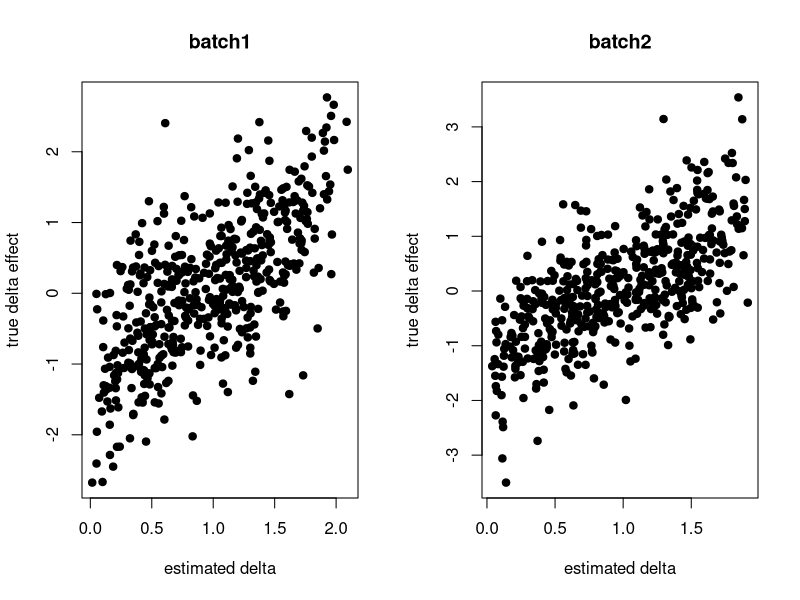
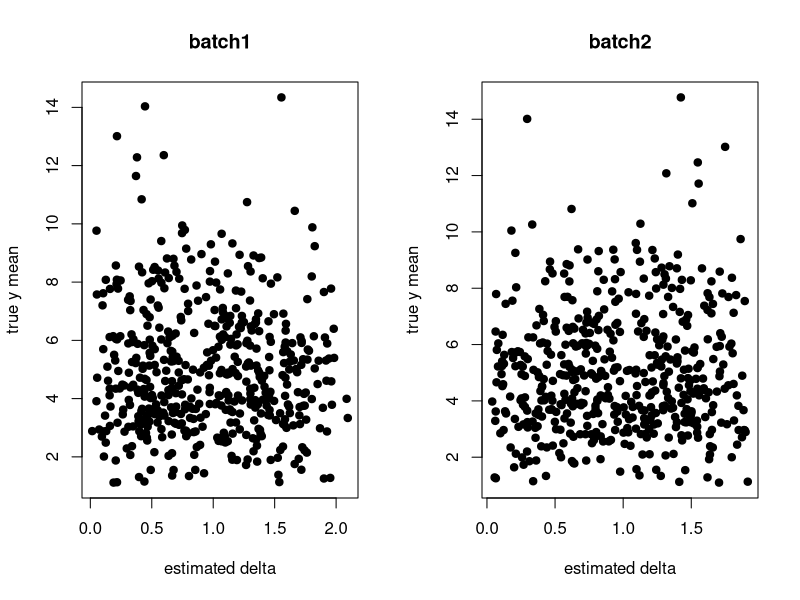
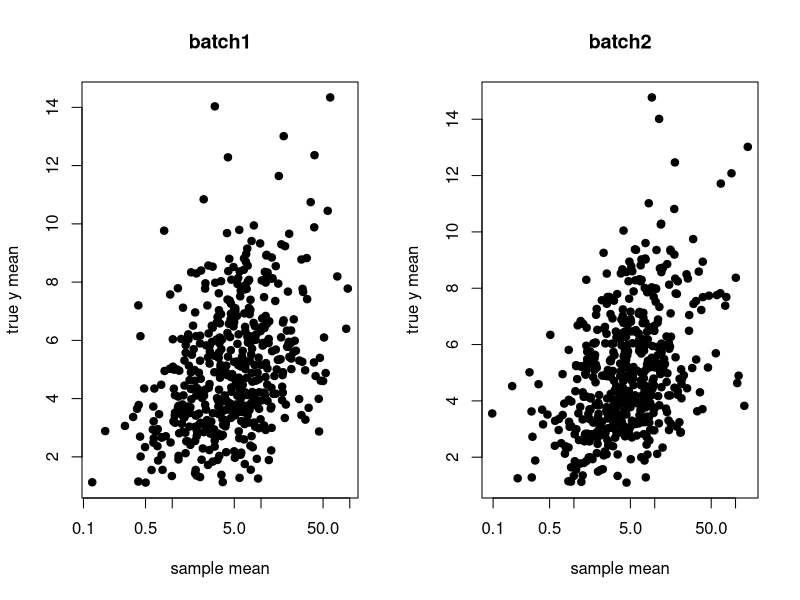
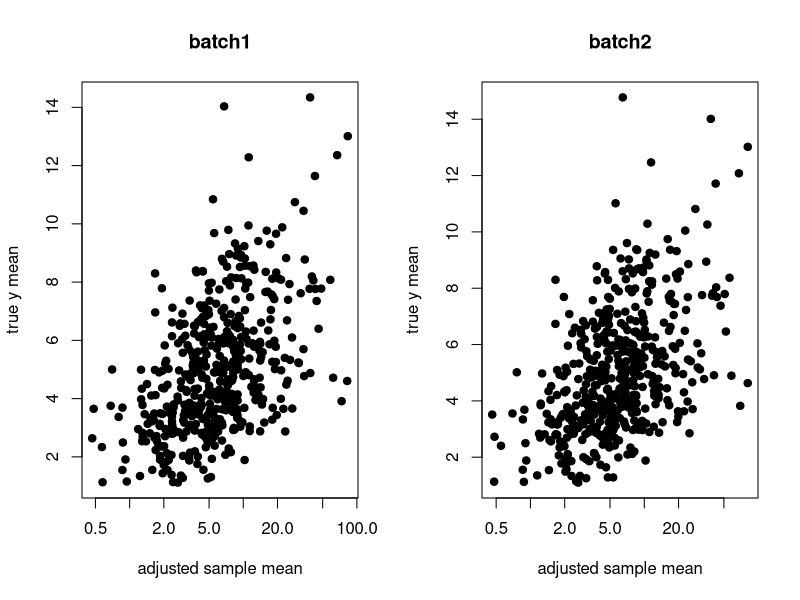
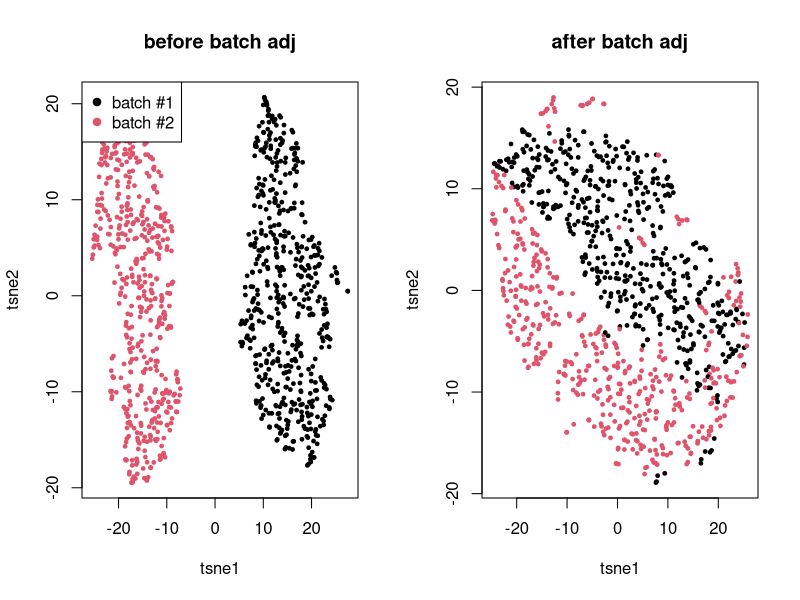

The R source for these figures, in order:
## ---- chunk 1
library(pheatmap)
set.seed(1331)

m <- 500 # genes
n <- 1000 # cells
nb <- 2 # batches

## 1. batch membership
X <- matrix(0, n, nb)
batch <- sample(nb, n, replace = TRUE)
for(b in 1:nb){
    X[batch == b, b] <- 1
}

## 2. batch effects
W.true <- matrix(rnorm(m*nb), m, nb)
ln.delta <- apply(W.true %*% t(X), 2, scale)

## 3. true effects
K <- 5
.beta <- matrix(rgamma(m * K, 1), m, K)
.theta <- matrix(rgamma(n * K, 1), n, K)
lambda.true <- .beta %*% t(.theta)
kk <- apply(.theta, 1, which.max)

lambda <- lambda.true * exp(ln.delta)
yy <- apply(lambda, 2, function(l) sapply(l, rpois, n=1))
oo <- order(apply(t(.theta), 2, which.max))
## ---- chunk 2
## 1. project
K <- 5
R <- matrix(rnorm(m * K), K, m)
Q.raw <- R %*% yy # K x n
## ---- chunk 3
cor(t(Q.raw), X)
## ---- chunk 4
## 2. regress out
##
##  X theta = X inv(X'X) X' Y
##          = U D V' V inv(D^2) V' (U D V')' Y
##          = U inv(D) V' V D U' Y
##          = U U' Y

x.svd <- svd(X)
U <- x.svd$u
U.t <- t(x.svd$u)

Q.t <- t(Q.raw)
Q.t <- Q.t - U %*% U.t %*% Q.t
Q <- t(Q.t)
## ---- chunk 5
cor(Q.t, X)
## ---- chunk 6
q.svd <- svd(Q)

## 3. sorting
B <- (sign(q.svd$v) + 1)/2
ss <- apply(sweep(B, 2, 2^(seq(0,K-1)), `*`), 1, sum) + 1
## ---- chunk 7
feat.dn <- apply(Q, 2, function(x) x / sqrt(sum(x^2)))
knn <- 3
d <- nrow(feat.dn)

library(RcppAnnoy)
## a. construct dictionary for each batch
dict.list <- lapply(sort(unique(batch)),
                    function(b) { new(AnnoyAngular, d) })

for(j in 1:length(batch)){
    b <- batch[j]
    dict.list[[b]]$addItem(j, feat.dn[,j])
}

for(dd in dict.list){
    dd$build(50)
}

## b. a simplified routine to retrieve and estimate counterfactual y
.counterfactual <- function(j){
    v <- feat.dn[,j]

    nn <- c()
    dd <- c()

    for(k in 1:nb){
        if(k == batch[j]) next
        .nn <- dict.list[[k]]$getNNsByVector(v, knn)
        .dd <- apply(feat.dn[, .nn], 2, function(u) sum((u - v)^2))
        nn <- c(nn, .nn)
        dd <- c(dd, .dd)
    }

    w <- exp(-(dd - max(dd)))
    w <- w/sum(w)

    yy[, nn, drop = FALSE] %*% matrix(w, ncol=1)
}
## ---- chunk 8
ngene <- nrow(yy)
nbatch <- ncol(X)
nsample <- max(ss)

.delta.db <- matrix(1, ngene, nbatch)       # gene x batch effects
.delta.num.db <- matrix(0, ngene, nbatch)    # gene x batch numerators
.delta.denom.db <- matrix(0, ngene, nbatch)  # gene x batch denominators

.prob.bs <- matrix(0, nbatch, nsample)      # batch x sample probabilities
.size.bs <- matrix(0, nbatch, nsample)      # batch x sample freq
.ybar.ds <- matrix(0, ngene, nsample)       # gene x sample observed average
.zbar.ds <- matrix(0, ngene, nsample)       # gene x sample imputed average
.mu.ds <- matrix(1, ngene, nsample)         # gene x sample adjusted average

## Precalculate some statistics
for(s in 1:nsample){
    if(sum(ss == s) < 1) next

    .yy <- yy[, ss == s, drop = FALSE]
    .zz <- do.call(cbind, lapply(which(ss == s), .counterfactual))

    .ybar.ds[,s] <- apply(.yy, 1, mean)
    .zbar.ds[,s] <- apply(.zz, 1, mean)
    .prob.bs[,s] <- colMeans(X[ss == s, ])
    .size.bs[,s] <- colSums(X[ss == s, ])

    .y.dsb <- yy[, ss == s, drop = FALSE] %*% X[ss == s, , drop = FALSE]
    .delta.num.db <- .delta.num.db + .y.dsb
}

.gamma.ds <- matrix(1, ngene, nsample)

for(iter in 1:100){
    .mu.ds <- (.ybar.ds + .zbar.ds) / (.delta.db %*% .prob.bs + .gamma.ds + 1e-8)
    .gamma.ds <- .zbar.ds / (.mu.ds + 1e-8)
    .delta.db <- .delta.num.db / (.mu.ds %*% t(.size.bs) + 1e-8)
}
## ---- chunk 9
par(mfrow=c(1,2))
plot(.delta.db[,1], W.true[,1], pch=19, xlab="estimated delta", ylab="true delta effect", main="batch1")
plot(.delta.db[,2], W.true[,2], pch=19, xlab="estimated delta", ylab="true delta effect", main="batch2")
## ---- chunk 10
y.true <- sweep(lambda.true %*% X, 2, colSums(X), `/`)
par(mfrow=c(1,2))
plot(.delta.db[,1], y.true[,1], pch=19, xlab="estimated delta", ylab="true y mean", main="batch1")
plot(.delta.db[,2], y.true[,2], pch=19, xlab="estimated delta", ylab="true y mean", main="batch2")
## ---- chunk 11
ybar <- sweep(yy %*% X, 2, colSums(X), `/`)
par(mfrow=c(1,2))
plot(ybar[,1], y.true[,1], pch=19, xlab="sample mean", ylab="true y mean", log="x", main="batch1")
plot(ybar[,2], y.true[,2], pch=19, xlab="sample mean", ylab="true y mean", log="x", main="batch2")
## ---- chunk 12
ybar.adj <- sweep((yy / .delta.db[, batch]) %*% X, 2, colSums(X), `/`)
par(mfrow=c(1,2))
plot(ybar.adj[,1], y.true[,1], pch=19, xlab="adjusted sample mean", ylab="true y mean", log="x", main="batch1")
plot(ybar.adj[,2], y.true[,2], pch=19, xlab="adjusted sample mean", ylab="true y mean", log="x", main="batch2")
## ---- chunk 13
par(mfrow=c(1,2))
.tsne <- Rtsne::Rtsne(log(1 + t(yy)), num_threads=4)$Y
plot(.tsne[,1], .tsne[,2], col=batch, pch=19, cex=.5, main="before batch adj",
     xlab = "tsne1", ylab = "tsne2")
legend("topleft", c("batch #1", "batch #2"), col=1:2, pch=19)
.tsne <- Rtsne::Rtsne(log(1 + t(yy/.delta.db[,batch])), num_threads=4)$Y
plot(.tsne[,1], .tsne[,2], col=batch, pch=19, cex=.5, main="after batch adj",
     xlab = "tsne1", ylab = "tsne2")
